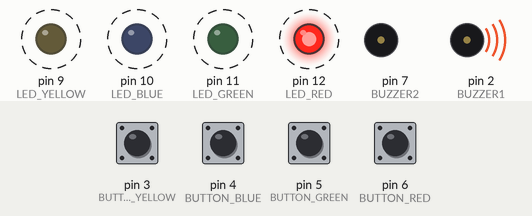
This sketch was run on a simulated Arduino Uno, built with avr-gcc and run on an emulated ATmega328P. Shown: output pins drawn as LEDs (lit = HIGH), buzzer (waves = sounding, pin HIGH). Dashed ring = blinking. The inputs (shaded band) are chosen by the test bench; at power-on: pin 3 (BUTTON_YELLOW), pin 4 (BUTTON_BLUE), pin 5 (BUTTON_GREEN), pin 6 (BUTTON_RED) HIGH. Random numbers use the default seed unless the sketch sets one.

Above: at 1.97 s.
2.0 s: pin 3 (BUTTON_YELLOW) pulled LOW for 0.15 s
At 2.8 s:
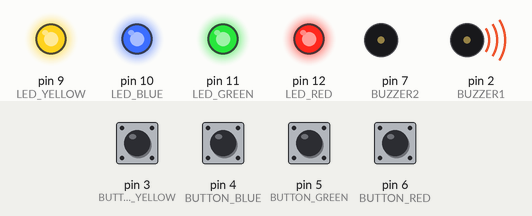
At 4.0 s:
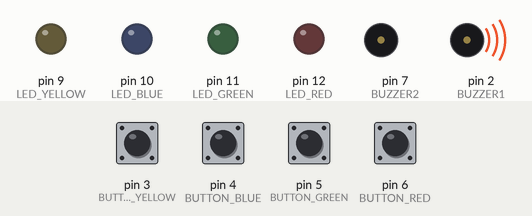
5.0 s: pin 4 (BUTTON_BLUE) pulled LOW for 0.15 s
8.0 s: pin 5 (BUTTON_GREEN) pulled LOW for 0.15 s
At 9.42 s:
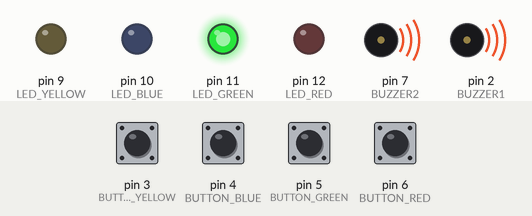
11.0 s: pin 3 (BUTTON_YELLOW) pulled LOW for 1 s
14.0 s: pin 4 (BUTTON_BLUE) pulled LOW for 1 s
At 15.37 s:
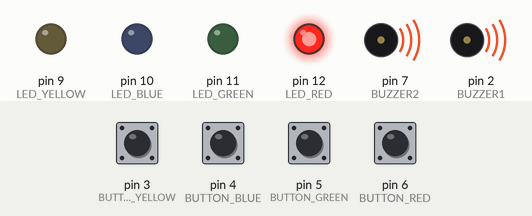
17.0 s: pin 6 (BUTTON_RED) pulled LOW for 0.15 s
Timing chart, 0 to 20.2 s (numbered marks = the images above; inputs shaded):
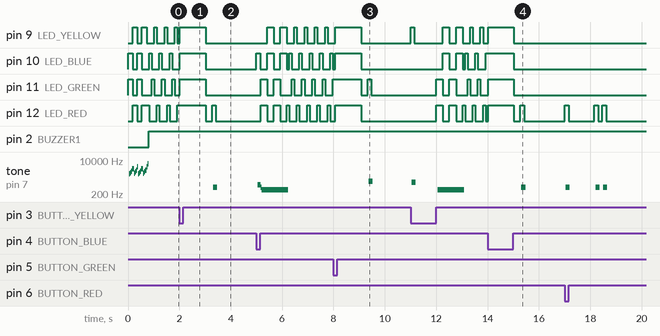

The sketch:

11_Memory_Game.ino
```cpp
/***********************************************************
0Project Title: Memory Game
Description: Simon Says is a memory game. Start the game by pressing one of the four buttons. When a button lights up,
             press the button, repeating the sequence. The sequence will get longer and longer. The game is won after
             13 rounds.
Organisation: Soham Academy Of Human Excellence
Website: https://ria.sohamacademy.org/
***********************************************************/

#define NOTE_B0 31
#define NOTE_C1 33
#define NOTE_CS1 35
#define NOTE_D1 37
#define NOTE_DS1 39
#define NOTE_E1 41
#define NOTE_F1 44
#define NOTE_FS1 46
#define NOTE_G1 49
#define NOTE_GS1 52
#define NOTE_A1 55
#define NOTE_AS1 58
#define NOTE_B1 62
#define NOTE_C2 65
#define NOTE_CS2 69
#define NOTE_D2 73
#define NOTE_DS2 78
#define NOTE_E2 82
#define NOTE_F2 87
#define NOTE_FS2 93
#define NOTE_G2 98
#define NOTE_GS2 104
#define NOTE_A2 110
#define NOTE_AS2 117
#define NOTE_B2 123
#define NOTE_C3 131
#define NOTE_CS3 139
#define NOTE_D3 147
#define NOTE_DS3 156
#define NOTE_E3 165
#define NOTE_F3 175
#define NOTE_FS3 185
#define NOTE_G3 196
#define NOTE_GS3 208
#define NOTE_A3 220
#define NOTE_AS3 233
#define NOTE_B3 247
#define NOTE_C4 262
#define NOTE_CS4 277
#define NOTE_D4 294
#define NOTE_DS4 311
#define NOTE_E4 330
#define NOTE_F4 349
#define NOTE_FS4 370
#define NOTE_G4 392
#define NOTE_GS4 415
#define NOTE_A4 440
#define NOTE_AS4 466
#define NOTE_B4 494
#define NOTE_C5 523
#define NOTE_CS5 554
#define NOTE_D5 587
#define NOTE_DS5 622
#define NOTE_E5 659
#define NOTE_F5 698
#define NOTE_FS5 740
#define NOTE_G5 784
#define NOTE_GS5 831
#define NOTE_A5 880
#define NOTE_AS5 932
#define NOTE_B5 988
#define NOTE_C6 1047
#define NOTE_CS6 1109
#define NOTE_D6 1175
#define NOTE_DS6 1245
#define NOTE_E6 1319
#define NOTE_F6 1397
#define NOTE_FS6 1480
#define NOTE_G6 1568
#define NOTE_GS6 1661
#define NOTE_A6 1760
#define NOTE_AS6 1865
#define NOTE_B6 1976
#define NOTE_C7 2093
#define NOTE_CS7 2217
#define NOTE_D7 2349
#define NOTE_DS7 2489
#define NOTE_E7 2637
#define NOTE_F7 2794
#define NOTE_FS7 2960
#define NOTE_G7 3136
#define NOTE_GS7 3322
#define NOTE_A7 3520
#define NOTE_AS7 3729
#define NOTE_B7 3951
#define NOTE_C8 4186
#define NOTE_CS8 4435
#define NOTE_D8 4699
#define NOTE_DS8 4978

#define CHOICE_OFF      0 //Used to control LEDs
#define CHOICE_NONE     0 //Used to check buttons
#define CHOICE_RED  (1 << 0)
#define CHOICE_GREEN    (1 << 1)
#define CHOICE_BLUE (1 << 2)
#define CHOICE_YELLOW   (1 << 3)

#define LED_RED     12
#define LED_GREEN   11
#define LED_BLUE    10
#define LED_YELLOW  9

// Button pin definitions
#define BUTTON_RED    6
#define BUTTON_GREEN  5
#define BUTTON_BLUE   4
#define BUTTON_YELLOW 3

// Buzzer pin definitions
#define BUZZER1  2
#define BUZZER2  7

// Define game parameters
#define ROUNDS_TO_WIN      13                             //Number of rounds to succesfully remember before you win. 13 is do-able.
#define ENTRY_TIME_LIMIT   3000                           //Amount of time to press a button before game times out. 3000ms = 3 sec

#define MODE_MEMORY  0
#define MODE_BATTLE  1
#define MODE_BEEGEES 2

// Game state variables
byte gameMode = MODE_MEMORY;                              //By default, let's play the memory game
byte gameBoard[32];                                       //Contains the combination of buttons as we advance
byte gameRound = 0;                                       //Counts the number of succesful rounds the player has made it through

void setup()
{
                                                          //Setup hardware inputs/outputs. These pins are defined in the hardware_versions header file

  //Enable pull ups on inputs
  pinMode(BUTTON_RED, INPUT_PULLUP);
  pinMode(BUTTON_GREEN, INPUT_PULLUP);
  pinMode(BUTTON_BLUE, INPUT_PULLUP);
  pinMode(BUTTON_YELLOW, INPUT_PULLUP);

  pinMode(LED_RED, OUTPUT);
  pinMode(LED_GREEN, OUTPUT);
  pinMode(LED_BLUE, OUTPUT);
  pinMode(LED_YELLOW, OUTPUT);

  pinMode(BUZZER1, OUTPUT);
  pinMode(BUZZER2, OUTPUT);

  //Mode checking
  gameMode = MODE_MEMORY;                                           // By default, we're going to play the memory game

  // Check to see if the lower right button is pressed
  if (checkButton() == CHOICE_YELLOW) play_beegees();

  // Check to see if upper right button is pressed
  if (checkButton() == CHOICE_GREEN)
  {
    gameMode = MODE_BATTLE; //Put game into battle mode

    //Turn on the upper right (green) LED
    setLEDs(CHOICE_GREEN);
    toner(CHOICE_GREEN, 150);

    setLEDs(CHOICE_RED | CHOICE_BLUE | CHOICE_YELLOW);             // Turn on the other LEDs until you release button

    while(checkButton() != CHOICE_NONE) ;                          // Wait for user to stop pressing button

                                                                  //Now do nothing. Battle mode will be serviced in the main routine
  }

  play_winner();                                                  // After setup is complete, say hello to the world
}

void loop()
{
  attractMode();                                                  // Blink lights while waiting for user to press a button

  // Indicate the start of game play
  setLEDs(CHOICE_RED | CHOICE_GREEN | CHOICE_BLUE | CHOICE_YELLOW); // Turn all LEDs on
  delay(1000);
  setLEDs(CHOICE_OFF);                                          // Turn off LEDs
  delay(250);

  if (gameMode == MODE_MEMORY)
  {
    // Play memory game and handle result
    if (play_memory() == true)
      play_winner();                                            // Player won, play winner tones
    else
      play_loser();                                             // Player lost, play loser tones
  }

  if (gameMode == MODE_BATTLE)
  {
    play_battle();                                              // Play game until someone loses

    play_loser();                                               // Player lost, play loser tones
  }
}

//-=-=-=-=-=-=-=-=-=-=-=-=-=-=-=-=-=-=-=-=-=-=-=-=-=-=-=-=-=-=
//The following functions are related to game play only

// Play the regular memory game
// Returns 0 if player loses, or 1 if player wins
boolean play_memory(void)
{
  randomSeed(millis());                                         // Seed the random generator with random amount of millis()

  gameRound = 0;                                                // Reset the game to the beginning

  while (gameRound < ROUNDS_TO_WIN)
  {
    add_to_moves();                                             // Add a button to the current moves, then play them back

    playMoves();                                                // Play back the current game board

    // Then require the player to repeat the sequence.
    for (byte currentMove = 0 ; currentMove < gameRound ; currentMove++)
    {
      byte choice = wait_for_button();                          // See what button the user presses

      if (choice == 0) return false;                            // If wait timed out, player loses

      if (choice != gameBoard[currentMove]) return false;       // If the choice is incorect, player loses
    }

    delay(1000);                                                // Player was correct, delay before playing moves
  }

  return true;                                                  // Player made it through all the rounds to win!
}

// Play the special 2 player battle mode
// A player begins by pressing a button then handing it to the other player
// That player repeats the button and adds one, then passes back.
// This function returns when someone loses
boolean play_battle(void)
{
  gameRound = 0;                                                // Reset the game frame back to one frame

  while (1)                                                     // Loop until someone fails
  {
    byte newButton = wait_for_button();                         // Wait for user to input next move
    gameBoard[gameRound++] = newButton;                         // Add this new button to the game array

    // Then require the player to repeat the sequence.
    for (byte currentMove = 0 ; currentMove < gameRound ; currentMove++)
    {
      byte choice = wait_for_button();

      if (choice == 0) return false;                            // If wait timed out, player loses.

      if (choice != gameBoard[currentMove]) return false;       // If the choice is incorect, player loses.
    }

    delay(100);                                                 // Give the user an extra 100ms to hand the game to the other player
  }

  return true;                                                  // We should never get here
}

// Plays the current contents of the game moves
void playMoves(void)
{
  for (byte currentMove = 0 ; currentMove < gameRound ; currentMove++)
  {
    toner(gameBoard[currentMove], 150);

                                                               // Wait some amount of time between button playback
                                                               // Shorten this to make game harder
    delay(150); // 150 works well. 75 gets fast.
  }
}

                                                              // Adds a new random button to the game sequence, by sampling the timer
void add_to_moves(void)
{
  byte newButton = random(0, 4); //min (included), max (exluded)

  // We have to convert this number, 0 to 3, to CHOICEs
  if(newButton == 0) newButton = CHOICE_RED;
  else if(newButton == 1) newButton = CHOICE_GREEN;
  else if(newButton == 2) newButton = CHOICE_BLUE;
  else if(newButton == 3) newButton = CHOICE_YELLOW;

  gameBoard[gameRound++] = newButton; // Add this new button to the game array
}

//-=-=-=-=-=-=-=-=-=-=-=-=-=-=-=-=-=-=-=-=-=-=-=-=-=-=-=-=-=-=
//The following functions control the hardware

// Lights a given LEDs
// Pass in a byte that is made up from CHOICE_RED, CHOICE_YELLOW, etc
void setLEDs(byte leds)
{
  if ((leds & CHOICE_RED) != 0)
    digitalWrite(LED_RED, HIGH);
  else
    digitalWrite(LED_RED, LOW);

  if ((leds & CHOICE_GREEN) != 0)
    digitalWrite(LED_GREEN, HIGH);
  else
    digitalWrite(LED_GREEN, LOW);

  if ((leds & CHOICE_BLUE) != 0)
    digitalWrite(LED_BLUE, HIGH);
  else
    digitalWrite(LED_BLUE, LOW);

  if ((leds & CHOICE_YELLOW) != 0)
    digitalWrite(LED_YELLOW, HIGH);
  else
    digitalWrite(LED_YELLOW, LOW);
}

// Wait for a button to be pressed.
// Returns one of LED colors (LED_RED, etc.) if successful, 0 if timed out
byte wait_for_button(void)
{
  long startTime = millis();                                          // Remember the time we started the this loop

  while ( (millis() - startTime) < ENTRY_TIME_LIMIT)                  // Loop until too much time has passed
  {
    byte button = checkButton();

    if (button != CHOICE_NONE)
    {
      toner(button, 150);                                             // Play the button the user just pressed

      while(checkButton() != CHOICE_NONE) ;                           // Now let's wait for user to release button

      delay(10);                                                      // This helps with debouncing and accidental double taps

      return button;
    }

  }

  return CHOICE_NONE;                                                 // If we get here, we've timed out!
}

// Returns a '1' bit in the position corresponding to CHOICE_RED, CHOICE_GREEN, etc.
byte checkButton(void)
{
  if (digitalRead(BUTTON_RED) == 0) return(CHOICE_RED);
  else if (digitalRead(BUTTON_GREEN) == 0) return(CHOICE_GREEN);
  else if (digitalRead(BUTTON_BLUE) == 0) return(CHOICE_BLUE);
  else if (digitalRead(BUTTON_YELLOW) == 0) return(CHOICE_YELLOW);

  return(CHOICE_NONE);                                                // If no button is pressed, return none
}

// Light an LED and play tone
// Red, upper left:     440Hz - 2.272ms - 1.136ms pulse
// Green, upper right:  880Hz - 1.136ms - 0.568ms pulse
// Blue, lower left:    587.33Hz - 1.702ms - 0.851ms pulse
// Yellow, lower right: 784Hz - 1.276ms - 0.638ms pulse
void toner(byte which, int buzz_length_ms)
{
  setLEDs(which); //Turn on a given LED

  //Play the sound associated with the given LED
  switch(which)
  {
  case CHOICE_RED:
    buzz_sound(buzz_length_ms, 1136);
    break;
  case CHOICE_GREEN:
    buzz_sound(buzz_length_ms, 568);
    break;
  case CHOICE_BLUE:
    buzz_sound(buzz_length_ms, 851);
    break;
  case CHOICE_YELLOW:
    buzz_sound(buzz_length_ms, 638);
    break;
  }

  setLEDs(CHOICE_OFF); // Turn off all LEDs
}

// Toggle buzzer every buzz_delay_us, for a duration of buzz_length_ms.
void buzz_sound(int buzz_length_ms, int buzz_delay_us)
{
  // Convert total play time from milliseconds to microseconds
  long buzz_length_us = buzz_length_ms * (long)1000;

  // Loop until the remaining play time is less than a single buzz_delay_us
  while (buzz_length_us > (buzz_delay_us * 2))
  {
    buzz_length_us -= buzz_delay_us * 2; //Decrease the remaining play time

    // Toggle the buzzer at various speeds
    digitalWrite(BUZZER1, LOW);
    digitalWrite(BUZZER2, HIGH);
    delayMicroseconds(buzz_delay_us);

    digitalWrite(BUZZER1, HIGH);
    digitalWrite(BUZZER2, LOW);
    delayMicroseconds(buzz_delay_us);
  }
}

// Play the winner sound and lights
void play_winner(void)
{
  setLEDs(CHOICE_GREEN | CHOICE_BLUE);
  winner_sound();
  setLEDs(CHOICE_RED | CHOICE_YELLOW);
  winner_sound();
  setLEDs(CHOICE_GREEN | CHOICE_BLUE);
  winner_sound();
  setLEDs(CHOICE_RED | CHOICE_YELLOW);
  winner_sound();
}

// Play the winner sound
// This is just a unique (annoying) sound we came up with, there is no magic to it
void winner_sound(void)
{
  // Toggle the buzzer at various speeds
  for (byte x = 250 ; x > 70 ; x--)
  {
    for (byte y = 0 ; y < 3 ; y++)
    {
      digitalWrite(BUZZER2, HIGH);
      digitalWrite(BUZZER1, LOW);
      delayMicroseconds(x);

      digitalWrite(BUZZER2, LOW);
      digitalWrite(BUZZER1, HIGH);
      delayMicroseconds(x);
    }
  }
}

// Play the loser sound/lights
void play_loser(void)
{
  setLEDs(CHOICE_RED | CHOICE_GREEN);
  buzz_sound(255, 1500);

  setLEDs(CHOICE_BLUE | CHOICE_YELLOW);
  buzz_sound(255, 1500);

  setLEDs(CHOICE_RED | CHOICE_GREEN);
  buzz_sound(255, 1500);

  setLEDs(CHOICE_BLUE | CHOICE_YELLOW);
  buzz_sound(255, 1500);
}

// Show an "attract mode" display while waiting for user to press button.
void attractMode(void)
{
  while(1)
  {
    setLEDs(CHOICE_RED);
    delay(100);
    if (checkButton() != CHOICE_NONE) return;

    setLEDs(CHOICE_BLUE);
    delay(100);
    if (checkButton() != CHOICE_NONE) return;

    setLEDs(CHOICE_GREEN);
    delay(100);
    if (checkButton() != CHOICE_NONE) return;

    setLEDs(CHOICE_YELLOW);
    delay(100);
    if (checkButton() != CHOICE_NONE) return;
  }
}

//-=-=-=-=-=-=-=-=-=-=-=-=-=-=-=-=-=-=-=-=-=-=-=-=-=-=-=-=-=-=
// The following functions are related to Beegees Easter Egg only

// Notes in the melody. Each note is about an 1/8th note, "0"s are rests.
int melody[] = {
  NOTE_G4, NOTE_A4, 0, NOTE_C5, 0, 0, NOTE_G4, 0, 0, 0,
  NOTE_E4, 0, NOTE_D4, NOTE_E4, NOTE_G4, 0,
  NOTE_D4, NOTE_E4, 0, NOTE_G4, 0, 0,
  NOTE_D4, 0, NOTE_E4, 0, NOTE_G4, 0, NOTE_A4, 0, NOTE_C5, 0};

int noteDuration = 115; // This essentially sets the tempo, 115 is just about right for a disco groove :)
int LEDnumber = 0; // Keeps track of which LED we are on during the beegees loop

// Do nothing but play bad beegees music
// This function is activated when user holds bottom right button during power up
void play_beegees()
{
  //Turn on the bottom right (yellow) LED
  setLEDs(CHOICE_YELLOW);
  toner(CHOICE_YELLOW, 150);

  setLEDs(CHOICE_RED | CHOICE_GREEN | CHOICE_BLUE);                   // Turn on the other LEDs until you release button

  while(checkButton() != CHOICE_NONE) ;                               // Wait for user to stop pressing button

  setLEDs(CHOICE_NONE);                                               // Turn off LEDs

  delay(1000);                                                        // Wait a second before playing song

  digitalWrite(BUZZER1, LOW);                                         // setup the "BUZZER1" side of the buzzer to stay low, while we play the tone on the other pin.

  while(checkButton() == CHOICE_NONE)                                 //Play song until you press a button
  {
    // iterate over the notes of the melody:
    for (int thisNote = 0; thisNote < 32; thisNote++) {
      changeLED();
      tone(BUZZER2, melody[thisNote],noteDuration);
      // to distinguish the notes, set a minimum time between them.
      // the note's duration + 30% seems to work well:
      int pauseBetweenNotes = noteDuration * 1.30;
      delay(pauseBetweenNotes);
      // stop the tone playing:
      noTone(BUZZER2);
    }
  }
}

// Each time this function is called the board moves to the next LED
void changeLED(void)
{
  setLEDs(1 << LEDnumber);                                          // Change the LED

  LEDnumber++;                                                      // Goto the next LED
  if(LEDnumber > 3) LEDnumber = 0;                                  // Wrap the counter if needed
}
```

Measured:
- after the input at 2.0 s, tone on pin 7 (BUZZER2): silent → 437 Hz after 1.3 s, → silent 0.16 s later
- after the input at 8.0 s, tone on pin 7 (BUZZER2): silent → 870 Hz after 1.4 s, → silent 0.16 s later
- after the input at 14.0 s, tone on pin 7 (BUZZER2): silent → 437 Hz after 1.3 s, → silent 0.16 s later
- by itself, tone on pin 7 (BUZZER2): plays 2059 Hz for 0.04 s, 2342 Hz for 0.04 s, 2790 Hz for 0.04 s, 3671 Hz for 0.04 s, 3612 Hz for 0.04 s, 2183 Hz for 0.04 s … (19 notes in this stretch)
